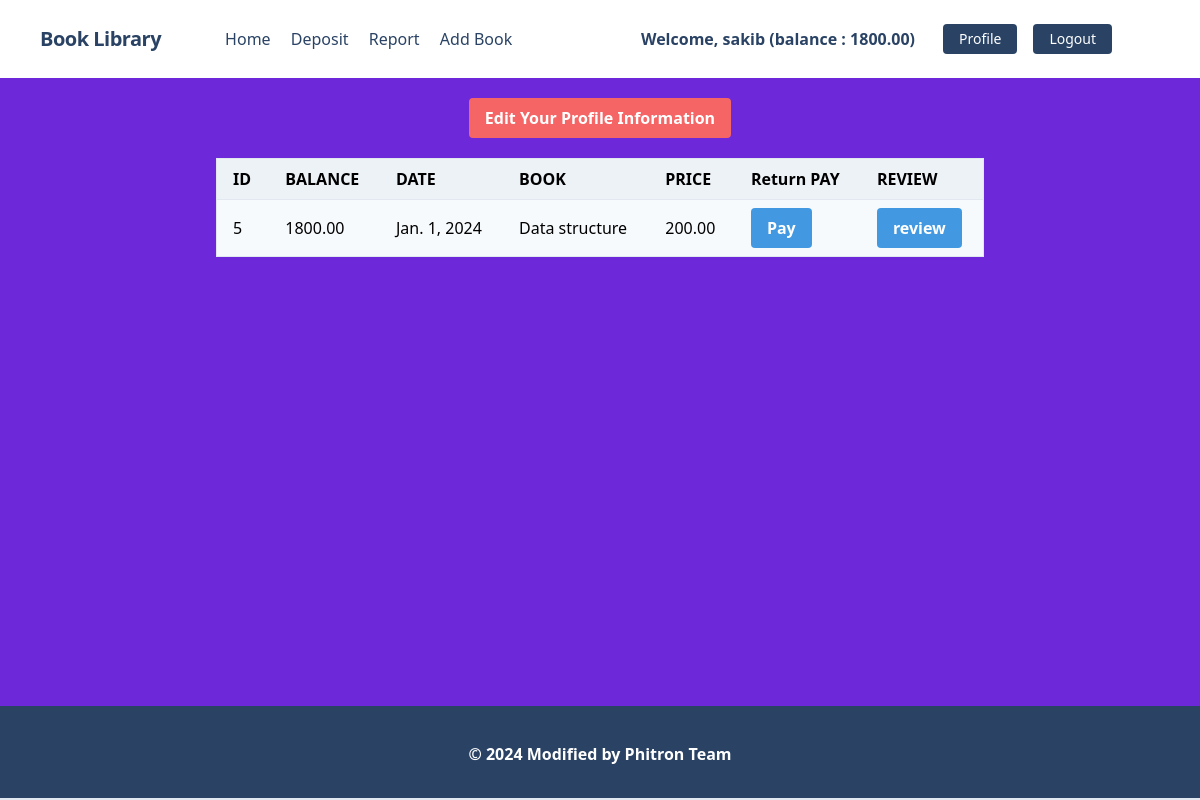
Screenshot of /accounts/profile/ (signed in) with the database file from the repository.
### accounts/models.py (models this page shows, shortened)
class UserAccount(models.Model):
    user = models.OneToOneField(User, related_name='account', on_delete=models.CASCADE)
    account_type = models.CharField(max_length=10, choices=ACCOUNT_TYPE)
    account_no = models.IntegerField(unique=True) # account no duijon user er kokhono same hobe na
    birth_date = models.DateField(null=True, blank=True)
    gender = models.CharField(max_length=10, choices=GENDER_TYPE)
    initial_deposite_date = models.DateField(auto_now_add=True)
    balance = models.DecimalField(default=0, max_digits=12, decimal_places=2)

### posts/models.py (models this page shows, shortened)
class Post(models.Model):
    author=models.ForeignKey(UserAccount,related_name='authors', on_delete=models.CASCADE,null=True,blank=True)
    title=models.CharField( max_length=100)
    bookname=models.CharField(max_length=100,null=True,blank=True)
    description=models.TextField(null=True,blank=True)
    category=models.ManyToManyField(CatagoryModel)
    price = models.DecimalField(
        max_digits=10,
        decimal_places=2,
        default=0.00,
    )
    image=models.ImageField(upload_to='posts/media/uploads/',null=True,blank=True)
    is_paid = models.BooleanField(default=False)

### accounts/views.py (the view)
# urls.py: path('profile/',profile, name='profile'),
def profile(request):
    user_profile, created = Profile.objects.get_or_create(user=request.user)
    book_post = user_profile.book_post.all()
    return render(request, 'accounts/profile.html', {'books': book_post})

### accounts/templates/accounts/profile.html (shortened to what this page needs)
{% extends 'base.html' %} {% load static %}  {% block content %}
<div class="flex justify-center my-5">
  <button
    class="bg-red-500 hover:bg-blue-700 text-white font-bold py-2 px-4 rounded"
  >
    <a href="{% url 'profile_information' %}" class="text-white no-underline"
      >Edit Your Profile Information</a
    >
  </button>
</div>
<div class="max-w-screen-md mx-auto">
  <table class="min-w-full bg-white border border-gray-300">
    <thead>
      <tr>
        <th class="py-2 px-4 border-b text-left bg-gray-200">ID</th>
        <th class="py-2 px-4 border-b text-left bg-gray-200">BALANCE</th>
        <th class="py-2 px-4 border-b text-left bg-gray-200">DATE</th>
        <th class="py-2 px-4 border-b text-left bg-gray-200">BOOK</th>
        <th class="py-2 px-4 border-b text-left bg-gray-200">PRICE</th>
        <th class="py-2 px-4 border-b text-left bg-gray-200">Return PAY</th>
        <th class="py-2 px-4 border-b text-left bg-gray-200">REVIEW</th>
      </tr>
    </thead>
    <tbody>
      {% for user_account in books %}
      <tr class="bg-gray-100">
        <td class="py-2 px-4 border-b">{{ user_account.id }}</td>
        <td class="py-2 px-4 border-b">{{ user_account.author.balance}}</td>
        <td class="py-2 px-4 border-b">
          {{ user_account.author.initial_deposite_date }}
        </td>
        <td class="py-2 px-4 border-b">{{user_account.bookname}}</td>
        <td class="py-2 px-4 border-b">{{user_account.price}}</td>
        <td class="py-2 px-4 border-b">
          <button
            class="bg-blue-500 hover:bg-blue-700 text-white font-bold py-2 px-4 rounded"
          >
            <a href="{% url 'paymoney' user_account.id %}" class="text-white"
              >Pay</a
            >
          </button>
        </td>
        <td class="py-2 px-4 border-b">
          <button
            class="bg-blue-500 hover:bg-blue-700 text-white font-bold py-2 px-4 rounded"
          >
            <a href="{% url 'comment' user_account.id %}" class="text-white"
              >review</a
            >
          </button>
        </td>
      </tr>
      {% endfor %}
    </tbody>
  </table>
</div>
{% endblock content %}

### templates/navbar.html (shortened to what this page needs)
<nav class="flex items-center justify-between flex-wrap bg-white p-6 px-10">
    <div class="flex items-center flex-shrink-0 text-white mr-6">
        <span class="font-semibold text-xl tracking-tight text-blue-900"><a href="/">Book Library</a></span>
    </div>
    <div class="w-full block flex-grow lg:flex lg:items-center lg:w-auto px-10">
        {% if request.user.is_authenticated %}
            <div class="text-md lg:flex-grow">
                <a href="{% url 'home' %}" class="block mt-4 lg:inline-block lg:mt-0 text-blue-900 hover:text-red-900 hover:font-black mr-4">
                    Home
                </a>
                <a href="{% url 'deposit_money' %}" class="block mt-4 lg:inline-block lg:mt-0 text-blue-900 hover:text-red-900 hover:font-black mr-4">
                    Deposit
                </a>
                <a href="{% url 'transaction_report' %}" class="block mt-4 lg:inline-block lg:mt-0 text-blue-900 hover:text-red-900 hover:font-black mr-4">
                    Report
                </a>
                <a href="{% url 'add_post' %}" class="block mt-4 lg:inline-block lg:mt-0 text-blue-900 hover:text-red-900 hover:font-black mr-4">
                    Add Book
                </a>
            </div>
            <div class="flex w-auto">
                <div class="text-blue-900 my-auto font-black px-5">Welcome, {{ request.user.first_name }} (balance : {{request.user.account.balance}}) </div>
                <a href="{% url 'profile' %}" class="mx-2 inline-block font-medium text-sm px-4 py-2 leading-none bg-blue-900 rounded text-white border-white hover:border-transparent hover:text-dark hover:bg-red-700 mt-4 lg:mt-0">Profile</a>
                <a href="{% url 'logout' %}" class="mx-2 inline-block font-medium text-sm px-4 py-2 leading-none bg-blue-900 rounded text-white border-white hover:border-transparent hover:text-dark hover:bg-red-700 mt-4 lg:mt-0">Logout</a>
            </div>
        {% endif %}
    </div>
</nav>

### templates/base.html (style rules this page uses)
body { min-height: 100vh; display: flex; flex-direction: column; background-color: #6d28d9; }

### rows the page displays
Post: id "5", author.balance "1800.00", author.initial_deposite_date "Jan. 1, 2024", bookname "Data structure", price "200.00"

### other values shown
{{ request.user.first_name }} "sakib"
{{ request.user.account.balance }} "1800.00"
